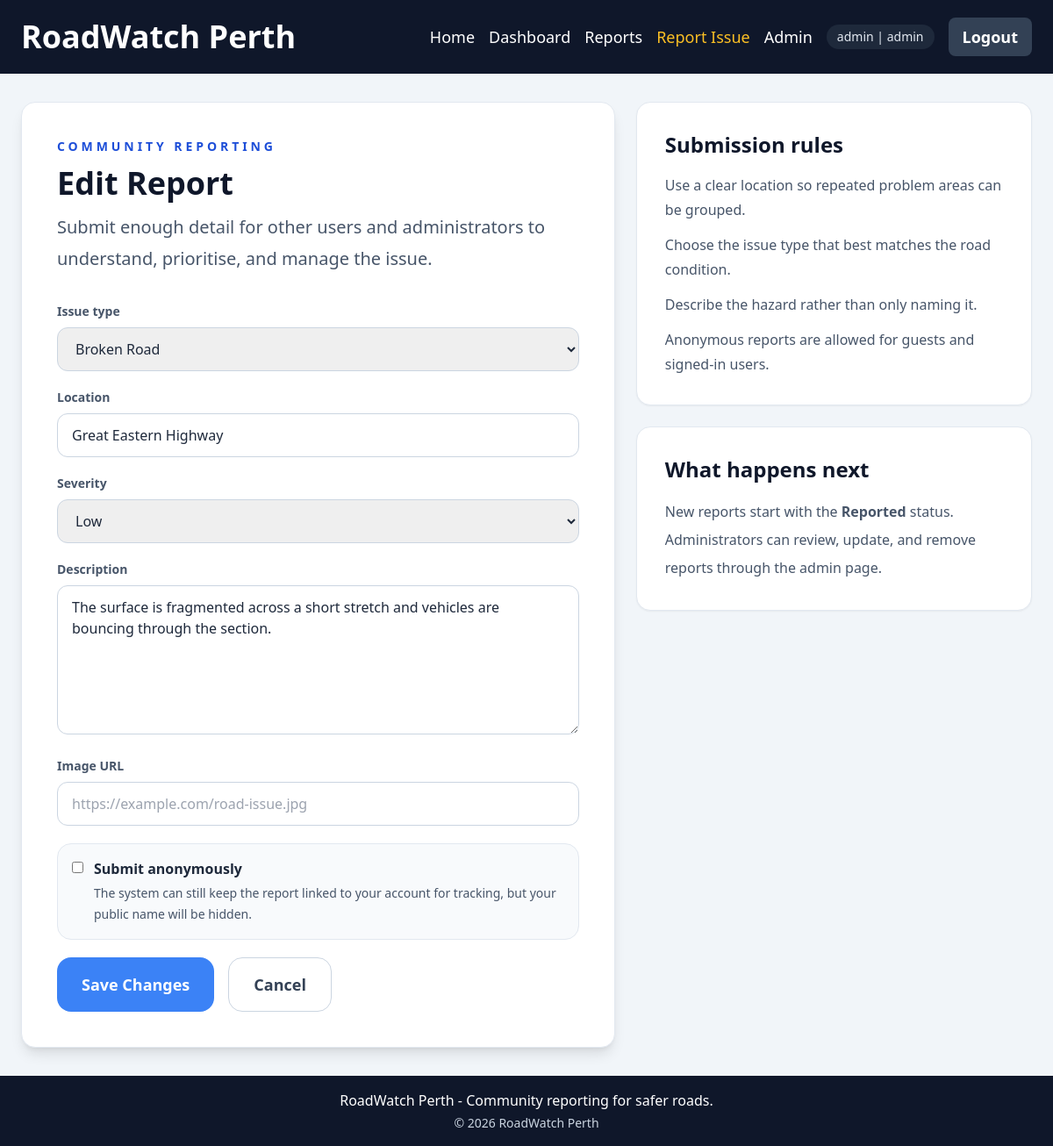
Page /reports/3/edit (signed in) on the committed database.
### roadwatch/models.py (models this page shows, shortened)
class User(UserMixin, db.Model):
    __tablename__ = "users"
    id = db.Column(db.Integer, primary_key=True)
    username = db.Column(db.String(50), unique=True, nullable=False, index=True)
    email = db.Column(db.String(255), unique=True, nullable=False, index=True)
    password_hash = db.Column(db.String(255), nullable=False)
    is_admin = db.Column(db.Boolean, nullable=False, default=False)
    is_active = db.Column(db.Boolean, nullable=False, default=True)
    created_at = db.Column(db.DateTime(timezone=True), nullable=False, default=utcnow)
    reports = db.relationship("Report", back_populates="reporter", lazy="dynamic")
    confirmations = db.relationship(
        "Confirmation",
        back_populates="user",
        cascade="all, delete-orphan",
        lazy="dynamic",
    )
    def can_manage(self, report):
        return self.is_admin or report.reporter_id == self.id

class Report(db.Model):
    __tablename__ = "reports"
    ISSUE_TYPES = (
        "Pothole",
        "Broken Road",
        "Crack",
        "Flooding",
        "Missing Sign",
        "Other",
    )
    STATUSES = ("Reported", "Under Review", "Fixed")
    SEVERITIES = ("Low", "Medium", "High", "Urgent")
    id = db.Column(db.Integer, primary_key=True)
    issue_type = db.Column(db.String(50), nullable=False, index=True)
    location = db.Column(db.String(255), nullable=False, index=True)
    location_key = db.Column(db.String(255), nullable=False, index=True)
    description = db.Column(db.Text, nullable=False)
    image_url = db.Column(db.String(500), nullable=True)
    status = db.Column(db.String(30), nullable=False, default="Reported", index=True)
    severity = db.Column(db.String(20), nullable=False, default="Medium", index=True)
    is_anonymous = db.Column(db.Boolean, nullable=False, default=False)
    created_at = db.Column(db.DateTime(timezone=True), nullable=False, default=utcnow, index=True)
    updated_at = db.Column(db.DateTime(timezone=True), nullable=False, default=utcnow, onupdate=utcnow)
    reporter_id = db.Column(db.Integer, db.ForeignKey("users.id", ondelete="SET NULL"), nullable=True, index=True)
    reporter = db.relationship("User", back_populates="reports")
    status_notes = db.relationship(
        "ReportStatusNote",
        back_populates="report",
        cascade="all, delete-orphan",
        lazy="dynamic",
        order_by="ReportStatusNote.created_at.desc()",
    )
    confirmations = db.relationship(
        "Confirmation",
        back_populates="report",
        cascade="all, delete-orphan",
    )
    def can_be_managed_by(self, user):
        return bool(user and user.is_authenticated and user.can_manage(self))

### roadwatch/reports.py (the view, shortened to what this page needs)
@reports_bp.route("/<int:report_id>/edit", methods=["GET", "POST"])
def edit_report(report_id):
    report = Report.query.get_or_404(report_id)
    if not report.can_be_managed_by(current_user):
        flash("Only the report owner or an admin can edit this report.", "error")
        return redirect(url_for("reports.report_details", report_id=report.id))
    form_data = _build_form_data(report)
    return render_template(
        "report.html",
        form_data=form_data,
        form_action=url_for("reports.edit_report", report_id=report.id),
        page_title="Edit Report",
        heading="Edit Report",
        submit_label="Save Changes",
        editing=True,
        report=report,
    )

### roadwatch/reports.py (called while the page is built)
def _build_form_data(report=None):
    image_url = request.form.get("image_url")
    if image_url is None and report is not None:
        image_url = report.image_url
    return {
        "issue_type": request.form.get("issue_type", report.issue_type if report else ""),
        "location": request.form.get("location", report.location if report else ""),
        "severity": request.form.get("severity", report.severity if report else "Medium"),
        "description": request.form.get("description", report.description if report else ""),
        "image_url": (image_url or "").strip(),
        "is_anonymous": request.form.get("is_anonymous", "on" if report and report.is_anonymous else "") == "on",
    }

### roadwatch/security.py (called while the page is built)
def generate_csrf_token():
    token = session.get("_csrf_token")
    if token is None:
        token = token_hex(16)
        session["_csrf_token"] = token
    return token

def validate_csrf():
    if request.method not in {"POST", "PUT", "PATCH", "DELETE"}:
        return
    submitted_token = request.form.get("csrf_token") or request.headers.get("X-CSRF-Token")
    if not submitted_token or submitted_token != session.get("_csrf_token"):
        abort(400)

### templates/report.html (shortened to what this page needs)
{% extends "base.html" %}
{% block content %}
  <div class="grid gap-6 lg:grid-cols-[1.2fr,0.8fr]">
    <section class="rounded-2xl border border-slate-200 bg-white p-8 shadow-lg md:p-10">
      <p class="mb-3 text-sm font-bold uppercase tracking-[0.28em] text-blue-700">Community Reporting</p>
      <h1 class="mb-3 text-4xl font-bold text-slate-900">{{ heading }}</h1>
      <p class="mb-8 text-xl leading-9 text-slate-600">Submit enough detail for other users and administrators to understand, prioritise, and manage the issue.</p>
      <form method="post" action="{{ form_action }}" class="space-y-5">
        <div>
          <label for="issue_type" class="mb-2 block text-sm font-semibold text-slate-600">Issue type</label>
          <select id="issue_type" name="issue_type" class="w-full rounded-xl border border-slate-300 px-4 py-3" required>
            {% for issue_type in issue_types %}
              <option value="{{ issue_type }}" {% if form_data.issue_type == issue_type %}selected{% endif %}>{{ issue_type }}</option>
            {% endfor %}
          </select>
        </div>
        <div>
          <label for="location" class="mb-2 block text-sm font-semibold text-slate-600">Location</label>
          <input id="location" name="location" value="{{ form_data.location }}" class="w-full rounded-xl border border-slate-300 px-4 py-3" placeholder="e.g. Hay Street near William Street, Perth CBD" required>
        </div>
        <div>
          <label for="severity" class="mb-2 block text-sm font-semibold text-slate-600">Severity</label>
          <select id="severity" name="severity" class="w-full rounded-xl border border-slate-300 px-4 py-3" required>
            {% for severity in report_severities %}
              <option value="{{ severity }}" {% if form_data.severity == severity %}selected{% endif %}>{{ severity }}</option>
            {% endfor %}
          </select>
        </div>
        <div>
          <label for="description" class="mb-2 block text-sm font-semibold text-slate-600">Description</label>
          <textarea id="description" name="description" class="min-h-[170px] w-full rounded-xl border border-slate-300 px-4 py-3" placeholder="Describe the hazard, who it affects, and any urgency details." required>{{ form_data.description }}</textarea>
        </div>
        <div>
          <label for="image_url" class="mb-2 block text-sm font-semibold text-slate-600">Image URL</label>
          <input id="image_url" name="image_url" value="{{ form_data.image_url }}" class="w-full rounded-xl border border-slate-300 px-4 py-3" placeholder="https://example.com/road-issue.jpg">
        </div>
        <label class="flex items-start gap-3 rounded-2xl border border-slate-200 bg-slate-50 p-4">
          <input type="checkbox" name="is_anonymous" value="on" {% if form_data.is_anonymous %}checked{% endif %} class="mt-1 rounded border-slate-300">
          <span>
            <span class="block font-semibold text-slate-800">Submit anonymously</span>
            <span class="mt-1 block text-sm leading-6 text-slate-600">The system can still keep the report linked to your account for tracking, but your public name will be hidden.</span>
          </span>
        </label>
        <div class="flex flex-wrap gap-4">
          <button type="submit" class="rounded-2xl bg-blue-500 px-7 py-4 text-lg font-semibold text-white hover:bg-blue-600">{{ submit_label }}</button>
          <a href="{{ url_for('reports.list_reports') }}" class="rounded-2xl border border-slate-300 px-7 py-4 text-lg font-semibold text-slate-700 no-underline hover:bg-slate-50">Cancel</a>
        </div>
      </form>
    </section>
    <aside class="space-y-6">
      <div class="rounded-2xl border border-slate-200 bg-white p-8 shadow-sm">
        <h2 class="mb-4 text-2xl font-bold text-slate-900">Submission rules</h2>
        <ul class="space-y-3 text-base leading-7 text-slate-600">
          <li>Use a clear location so repeated problem areas can be grouped.</li>
          <li>Choose the issue type that best matches the road condition.</li>
          <li>Describe the hazard rather than only naming it.</li>
          <li>Anonymous reports are allowed for guests and signed-in users.</li>
        </ul>
      </div>
      <div class="rounded-2xl border border-slate-200 bg-white p-8 shadow-sm">
        <h2 class="mb-4 text-2xl font-bold text-slate-900">What happens next</h2>
        <p class="text-base leading-8 text-slate-600">
          New reports start with the <strong>Reported</strong> status. Administrators can review, update, and remove reports through the admin page.
        </p>
      </div>
    </aside>
  </div>
{% endblock %}

### templates/base.html (shortened to what this page needs)
<!DOCTYPE html>
<html lang="en">
<head>
  <script src="https://cdn.tailwindcss.com"></script>
</head>
<body class="min-h-screen bg-slate-100 text-slate-800">
  <nav class="bg-slate-900">
    <div class="mx-auto flex max-w-7xl flex-wrap items-center justify-between gap-4 px-6 py-5">
      <a href="{{ url_for('main.index') }}" class="text-4xl font-bold text-white no-underline">RoadWatch Perth</a>
      <div class="flex flex-wrap items-center gap-4 text-base text-white md:text-lg">
        <a href="{{ url_for('main.index') }}" class="{% if request.endpoint == 'main.index' %}text-amber-400{% else %}hover:text-amber-400{% endif %}">Home</a>
        <a href="{{ url_for('main.dashboard') }}" class="{% if request.endpoint == 'main.dashboard' %}text-amber-400{% else %}hover:text-amber-400{% endif %}">Dashboard</a>
        <a href="{{ url_for('reports.list_reports') }}" class="{% if request.endpoint == 'reports.list_reports' or request.endpoint == 'reports.report_details' %}text-amber-400{% else %}hover:text-amber-400{% endif %}">Reports</a>
        <a href="{{ url_for('reports.create_report') }}" class="{% if request.endpoint == 'reports.create_report' or request.endpoint == 'reports.edit_report' %}text-amber-400{% else %}hover:text-amber-400{% endif %}">Report Issue</a>
        {% if current_user.is_authenticated %}
          {% if current_user.is_admin %}
            <a href="{{ url_for('admin.admin_panel') }}" class="{% if request.endpoint == 'admin.admin_panel' %}text-amber-400{% else %}hover:text-amber-400{% endif %}">Admin</a>
          {% endif %}
          <span class="rounded-full bg-slate-800 px-3 py-1 text-sm text-slate-200">
            {{ current_user.username }}{% if current_user.is_admin %} | admin{% endif %}
          </span>
          <form method="post" action="{{ url_for('auth.logout') }}">
            <button type="submit" class="rounded-lg bg-slate-700 px-4 py-2 font-semibold text-white hover:bg-slate-600">Logout</button>
          </form>
        {% endif %}
      </div>
    </div>
  </nav>
  <main class="px-6 py-8">
    <div class="mx-auto max-w-7xl">
      {% block content %}{% endblock %}
    </div>
  </main>
  <footer class="bg-slate-900 py-4 text-center text-white">
    <p class="mb-0">RoadWatch Perth - Community reporting for safer roads.</p>
    <p class="mt-1 text-sm text-slate-300">&copy; {{ current_year }} RoadWatch Perth</p>
  </footer>
</body>
</html>

### rows in the picture
User: username "admin"
Report: issue_type "Broken Road", location "Great Eastern Highway", severity "Low", description "The surface is fragmented across a short stretch and vehicles are bouncing through the section."

### other values in the picture
{{ heading }} "Edit Report"
{{ submit_label }} "Save Changes"
